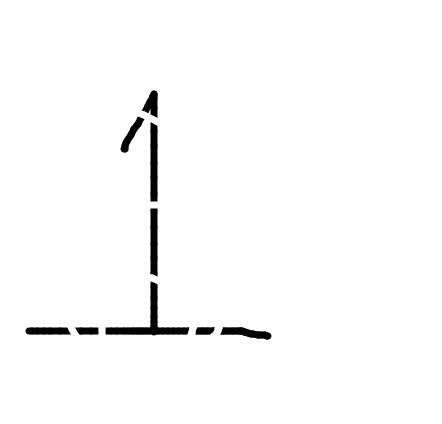
#> input picture img/QQ1.jpg, 442 x 424 px
$ python -i ip.py   (imports and definitions only)
#> lines starting #> are read from the running program, lines starting #| are printed output that depends on the picture; after the words box and inside, x2 and y2 are one past the last pixel; in counts of white or black regions, pixels touching at a corner belong together
#> further down, picture is the input picture: shape (424, 442, 3); min 0, max 255, mean 250.3
import cv2
import numpy as np
from cv import config

def cut(img,length):
    h,w,rgb = np.array(img).shape
    y = (h - length) // 2
    x = (w - length) // 2
    return img[y:y+length,x:x+length]

def zoom(img, rate):
    res = np.repeat(img, rate, 0).repeat(rate, 1)
    return res

def getDigit(img):
    gray = cv2.cvtColor(255 - img, cv2.COLOR_BGR2GRAY)
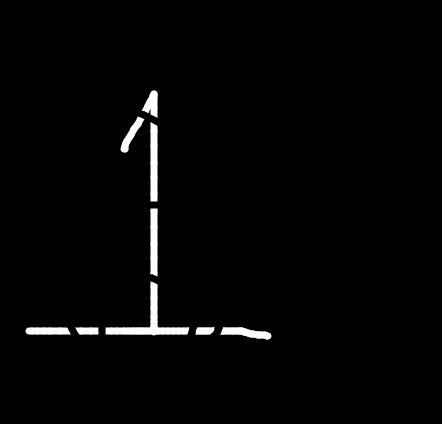
#> gray: shape (424, 442); min 0, max 255, mean 4.7
    gray = cv2.GaussianBlur(gray, (9, 9), 0)
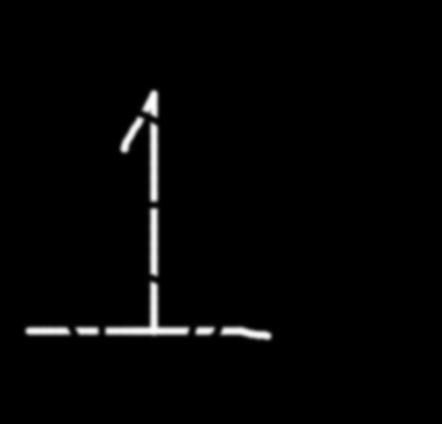
#> gray: shape (424, 442); min 0, max 253, mean 4.7
    im_gray1 = np.array(gray)
    avg_gray = np.average(im_gray1)
#> avg_gray = 4.68
    im_gray1 = np.where(im_gray1[:, :] < config.value, 0, 255)               #灰度图转黑白阈值
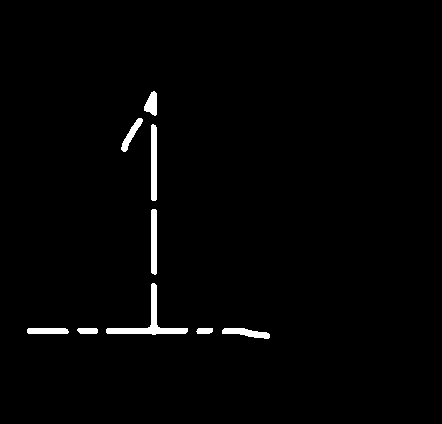
#> im_gray1: shape (424, 442) int64; 1.5% white; 9 white regions, largest, box (x1, y1, x2, y2) and area: (106, 283, 188, 335) 767, (151, 124, 157, 201) 454, (151, 209, 157, 275) 389
    gray3 = np.array(im_gray1, dtype='uint8')
    edge = cv2.Canny(gray, 100, 230)                                         #边缘识别阈值
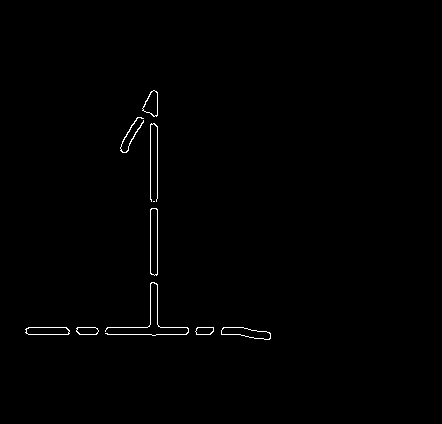
#> edge: shape (424, 442); 0.58% white in thin lines or dots, all inside (x1, y1, x2, y2) = (25, 90, 271, 340)
    contours, hierarchy = cv2.findContours(gray3, cv2.RETR_LIST,
                                           cv2.CHAIN_APPROX_SIMPLE)
#> contours = 9 contours; largest, box (x1, y1, x2, y2) and area: (106, 283, 188, 335) 642, (151, 124, 157, 201) 374, (151, 209, 157, 275) 320, (222, 328, 270, 339) 251, (27, 328, 69, 334) 200
    whit = np.zeros_like(edge)
    whit2 = np.copy(whit)
    for i in range(len(contours)):
        area = cv2.contourArea(contours[i], True)
        if (abs(area) > 300):                                                       #初步过滤小杂点
            whit2 = cv2.drawContours(whit2, contours, i, (255, 255, 255), 15)
#> this loop made 9 passes
#> area on passes 1 to 9: -251, -72.5, -94, -199.5, -641.5, -320.5, -374.5, -199.5, -194
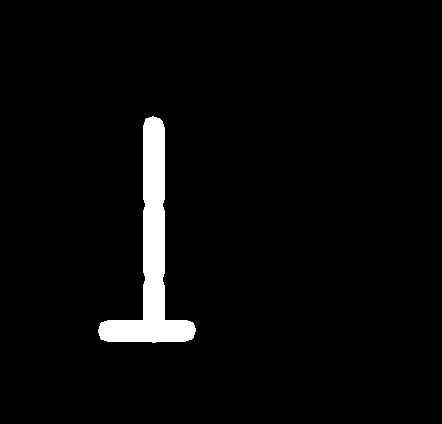
#> whit2: shape (424, 442); 3.4% white; 1 white region
    contours, hierarchy = cv2.findContours(whit2, cv2.RETR_TREE,
                                           cv2.CHAIN_APPROX_NONE)
#> contours = 1 contour; box (x1, y1, x2, y2) and area: (98, 116, 196, 343) 6106
    whit3 = np.copy(whit)
    n = len(contours)
#> n = 1
    for i in range(n):
        area = cv2.contourArea(contours[i], True)
        if (np.min(contours[i]) < 15 or np.max(contours[i] > 245)):
            continue
        if (abs(area) > 2000 and hierarchy[0][i][3]==-1):#只画出图像主体
            whit3 = cv2.drawContours(whit3, contours, i, (255, 255, 255), -1)
            j = i
            while (hierarchy[0][j][2] > -1):
                cv2.drawContours(whit3, contours, hierarchy[0][j][2],
                                 (0, 0, 0), -1)
                z = hierarchy[0][j][2]
                while (hierarchy[0][z][0] > -1):
                    cv2.drawContours(whit3, contours, hierarchy[0][z][0],
                                     (0, 0, 0), -1)
                    z = hierarchy[0][z][0]
                j = hierarchy[0][j][2]
#> this loop made 1 pass
#> area on pass 1: -6105.5
#> whit3: shape (424, 442); every value is 0
    return whit3
    #return gray3


def getROI(img):
    flag = True
    x,y,w,h = cv2.boundingRect(img)
    if(w <= 28 and h <= 28):
        flag = False
    mid_x = x + (w//2)
    mid_y = y + (h//2)
    length = (max(w,h) // 8) * 5
    yt = max(0,mid_y-length)
    yb = min(255,mid_y+length)
    xl = max(0, mid_x-length)
    xr = min(255, mid_x+length)
    return flag,img[yt:yb,xl:xr]

def process(img):
    sel = cut(img,256)
    dgt = getDigit(sel)
    return dgt

def detect(img):
    flag,roi = getROI(img)
    if(flag):
        return True, cv2.resize(roi, (28,28), cv2.WARP_FILL_OUTLIERS)
    else:
        return False, None

>>> import cv2
>>> picture = cv2.imread('../img/QQ1.jpg')
>>> result = getDigit(picture)

$ run again, on img/QQ2.jpg
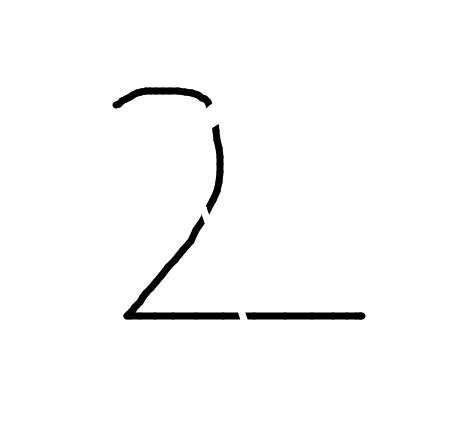
#> input picture img/QQ2.jpg, 458 x 433 px
#> picture is the input picture: shape (433, 458, 3); min 0, max 255, mean 250
#> avg_gray = 4.96
#> im_gray1: shape (433, 458) int64; 1.7% white; 4 white regions, box (x1, y1, x2, y2) and area: (124, 218, 239, 319) 1434, (247, 313, 365, 319) 698, (113, 88, 211, 108) 649, (207, 126, 223, 211) 528
#> edge: shape (433, 458); 0.64% white in thin lines or dots, all inside (x1, y1, x2, y2) = (112, 87, 366, 320)
#> in getDigit, `contours, hierarchy = cv2.findContours(gray3, cv2.RETR_LIST, cv2.CHAIN..`: contours = 4 contours; box (x1, y1, x2, y2) and area: (124, 218, 239, 319) 1228, (247, 313, 365, 319) 578, (113, 88, 211, 108) 548, (207, 126, 223, 211) 441
#> the loop in getDigit, `for i in range(len(contours)):` made 4 passes
#> area on passes 1 to 4: -578.5, -1228, -441, -548.5
#> after the loop in getDigit, `for i in range(len(contours)):`:
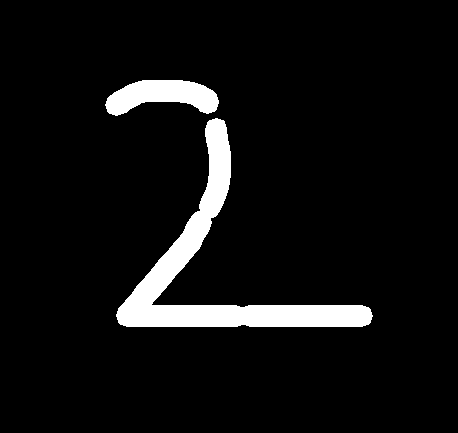
#> whit2: shape (433, 458); 6.4% white; 2 white regions
#> in getDigit, `contours, hierarchy = cv2.findContours(whit2, cv2.RETR_TREE, cv2.CHAIN..`: contours = 2 contours; box (x1, y1, x2, y2) and area: (116, 118, 373, 327) 9768, (105, 80, 219, 116) 2446
#> n = 2
#> the loop in getDigit, `for i in range(n):` made 2 passes
#> area on passes 1 to 2: -9768, -2446.5
#> pass 2, in getDigit, `whit3 = cv2.drawContours(whit3, contours, i, (255, 255, 255), -1)`:
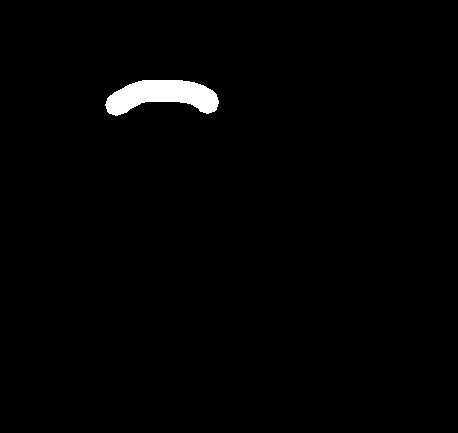
#> whit3: shape (433, 458); 1.3% white; 1 white region, box (x1, y1, x2, y2) and area: (105, 80, 219, 116) 2571

$ run again, on img/QQ4.jpg
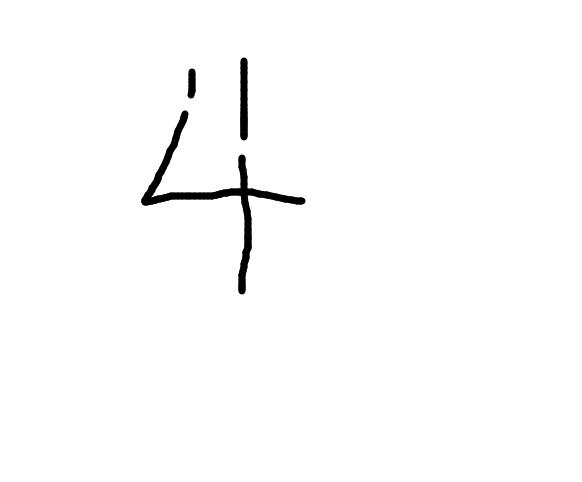
#> input picture img/QQ4.jpg, 582 x 482 px
#> picture is the input picture: shape (482, 582, 3); min 0, max 255, mean 251.7
#> avg_gray = 3.33
#> in getDigit, `im_gray1 = np.where(im_gray1[:, :] < config.value, 0, 255)`:
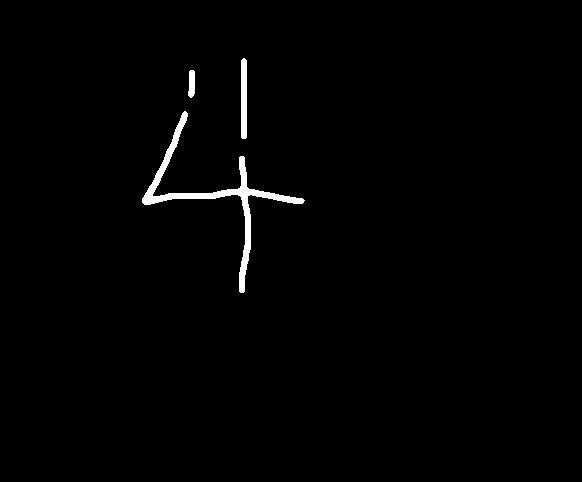
#> im_gray1: shape (482, 582) int64; 1.1% white; 3 white regions, box (x1, y1, x2, y2) and area: (142, 111, 305, 293) 2483, (241, 58, 247, 139) 478, (188, 70, 195, 98) 163
#> edge: shape (482, 582); 0.38% white in thin lines or dots, all inside (x1, y1, x2, y2) = (141, 57, 306, 294)
#> in getDigit, `contours, hierarchy = cv2.findContours(gray3, cv2.RETR_LIST, cv2.CHAIN..`: contours = 3 contours; box (x1, y1, x2, y2) and area: (142, 111, 305, 293) 2114, (241, 58, 247, 139) 395, (188, 70, 195, 98) 133
#> the loop in getDigit, `for i in range(len(contours)):` made 3 passes
#> area on passes 1 to 3: -2113.5, -133, -395
#> pass 3, in getDigit, `whit2 = cv2.drawContours(whit2, contours, i, (255, 255, 255), 15)`:
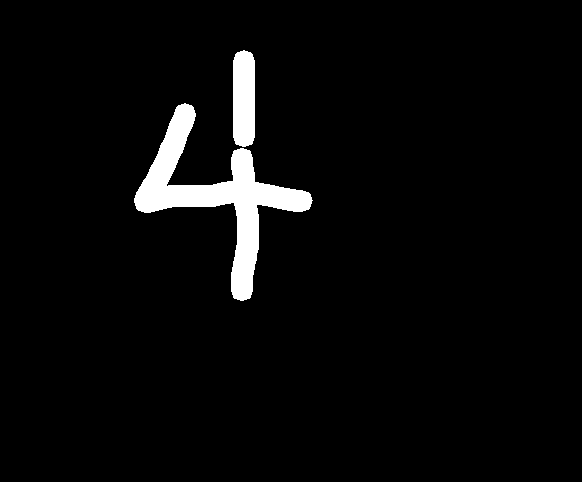
#> whit2: shape (482, 582); 3.8% white; 2 white regions
#> in getDigit, `contours, hierarchy = cv2.findContours(whit2, cv2.RETR_TREE, cv2.CHAIN..`: contours = 2 contours; box (x1, y1, x2, y2) and area: (134, 103, 313, 301) 8316, (233, 50, 255, 147) 1907
#> n = 2
#> the loop in getDigit, `for i in range(n):` made 2 passes
#> area on passes 1 to 2: -8315.5, -1907
